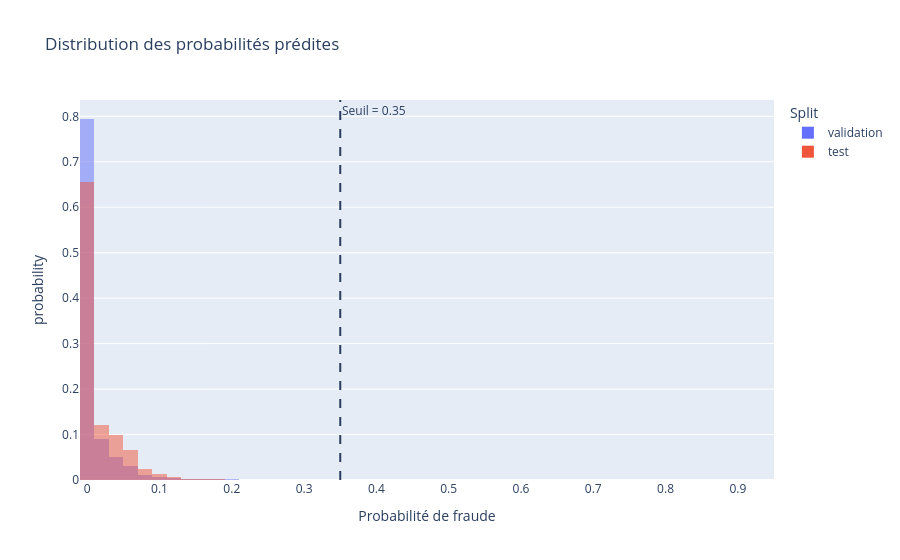

Notebook source saved alongside this figure:
### Code cell
import plotly.express as px

scores = pd.DataFrame({
    "validation": val_proba,
    "test": test_proba,
})

fig = px.histogram(
    scores,
    x=["validation", "test"],
    barmode="overlay",
    nbins=50,
    histnorm="probability",
    title="Distribution des probabilités prédites",
    labels={
        "value": "Probabilité de fraude",
        "variable": "Split",
    },
)

fig.add_vline(
    x=0.35,
    line_dash="dash",
    annotation_text="Seuil = 0.35",
)

fig.show()

### Figure 1 — Plotly figure (JSON) as saved in the notebook; plotly's stock layout.template omitted (floating-point values rounded to 4 significant figures; data arrays with more than 128 entries replaced by an {"elided": "..."} marker saying what was removed)
{"data": [{"bingroup": "x", "histnorm": "probability", "hovertemplate": "Split=validation<br>Probabilité de fraude=%{x}<br>probability=%{y}<extra></extra>", "legendgroup": "validation", "marker": {"color": "#636efa", "opacity": 0.5, "pattern": {"shape": ""}}, "name": "validation", "nbinsx": 50, "orientation": "v", "showlegend": true, "type": "histogram", "x": {"elided": "83358 float values"}, "xaxis": "x", "yaxis": "y"}, {"bingroup": "x", "histnorm": "probability", "hovertemplate": "Split=test<br>Probabilité de fraude=%{x}<br>probability=%{y}<extra></extra>", "legendgroup": "test", "marker": {"color": "#EF553B", "opacity": 0.5, "pattern": {"shape": ""}}, "name": "test", "nbinsx": 50, "orientation": "v", "showlegend": true, "type": "histogram", "x": {"elided": "83358 float values"}, "xaxis": "x", "yaxis": "y"}], "layout": {"annotations": [{"showarrow": false, "text": "Seuil = 0.35", "x": 0.35, "xanchor": "left", "xref": "x", "y": 1, "yanchor": "top", "yref": "y domain"}], "barmode": "overlay", "legend": {"title": {"text": "Split"}, "tracegroupgap": 0}, "shapes": [{"line": {"dash": "dash"}, "type": "line", "x0": 0.35, "x1": 0.35, "xref": "x", "y0": 0, "y1": 1, "yref": "y domain"}], "title": {"text": "Distribution des probabilités prédites"}, "xaxis": {"anchor": "y", "domain": [0, 1], "title": {"text": "Probabilité de fraude"}}, "yaxis": {"anchor": "x", "domain": [0, 1], "title": {"text": "probability"}}}}
